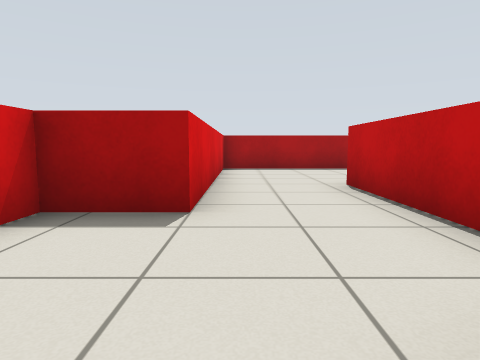
[1] (above)

17 first-person views from a walk through a robot-simulator world made for Gazebo. The camera is 0.65 m above the floor, tilts 6° down and sees 75° across. The floor is counted in squares, 1 m on a side. Each view is taken from the middle of a square. On the plan, view 1 faces up. The plan holds only what a view shows up to about 10 squares ahead; the rest is blank.

[2]
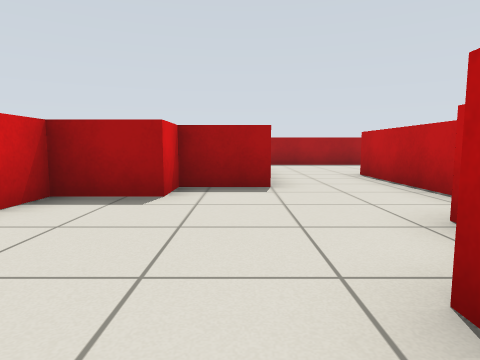

[3]
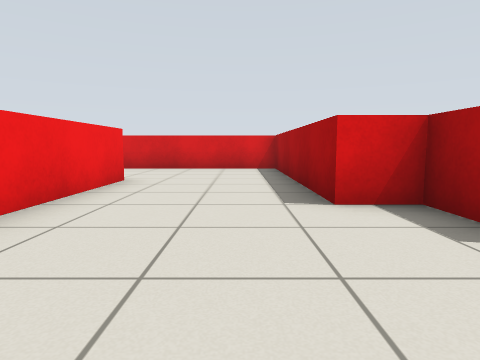

[4]
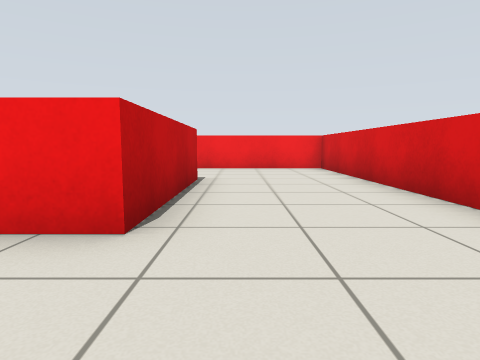

[5]
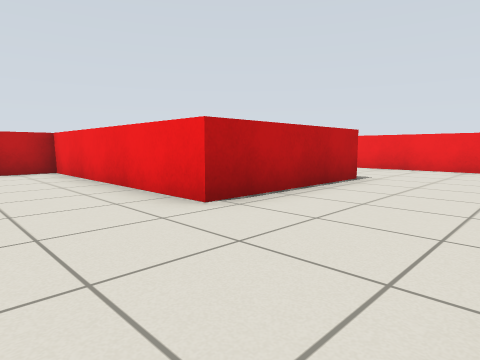

[6]
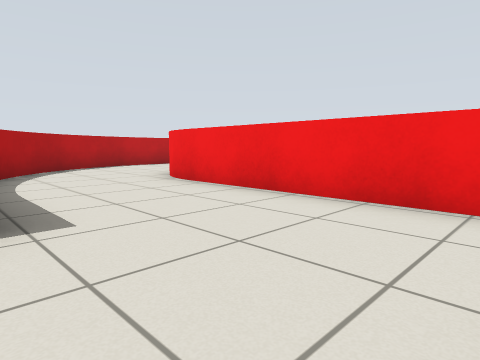

[7]
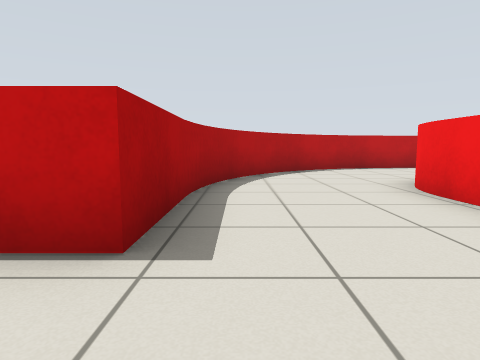

[8]
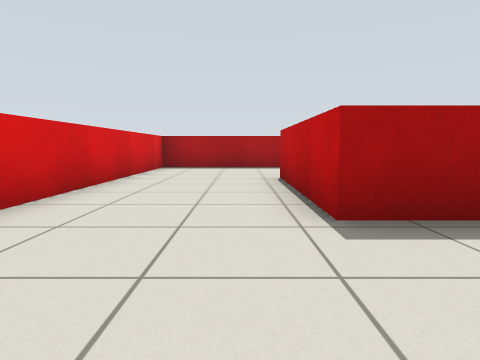

[9]
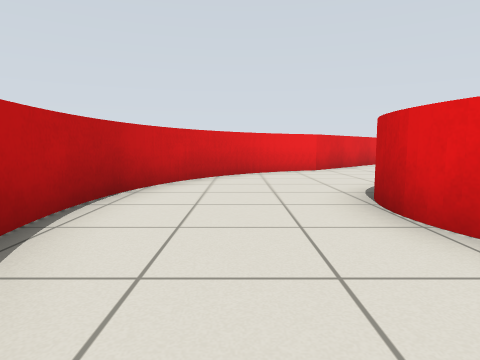

[10]
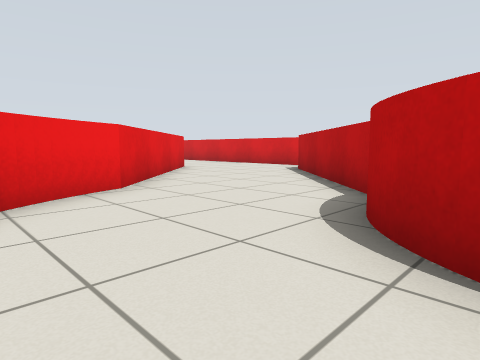

[11]
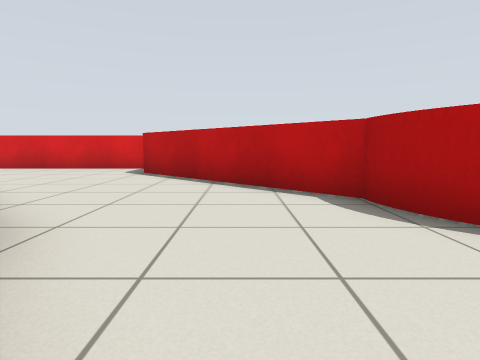

[12]
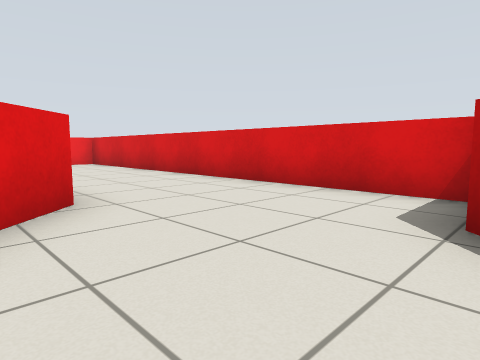

[13]
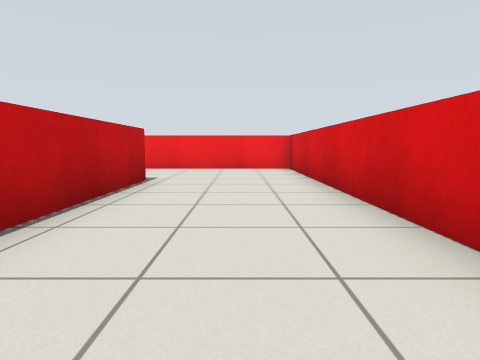

[14]
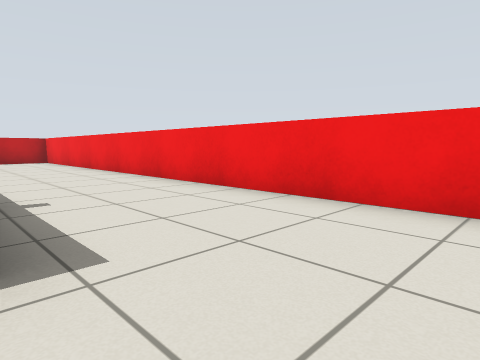

[15]
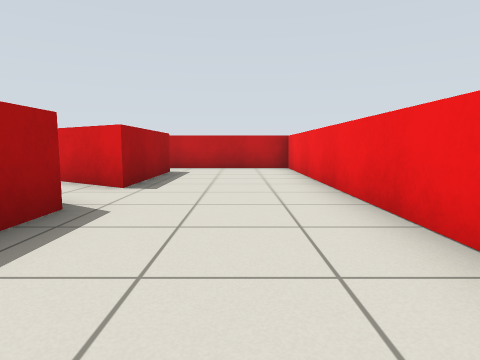

[16]
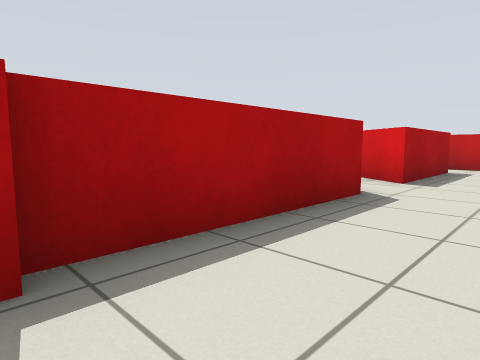

[17]
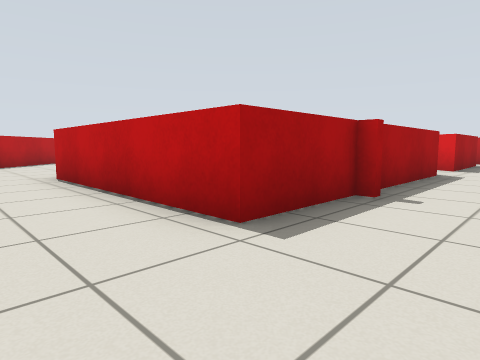

### Floor plan
Points are (right, up) in squares from view 1. A wall is a line through its corners. A room is listed if a view was taken in it or the views show most of it. See-through windows are left out.
Room 1 (views 1, 2, 3, 4, 5, 6, 7, 8, 9)
walls: (-3.4, -6.3) (-6.1, -6.3) (-6.1, -2.3) (-0.1, -2.3) (-0.1, -0.8); (-1.8, -6.7) (-2.5, -6.5) (-3.5, -6.3); (-1.4, -6.9) (-1.9, -6.7); (-0.4, -7.5) (-1.5, -6.9); (1.9, 2.1) (1.9, 5.5); (0.3, -8.2) (-0.5, -7.5); (-3.6, -9.7) (-3.1, -9.8); (1, -9.1) (0.2, -8.1); (-0.5, 6.5) (-0.5, 3.1) (-2, 3.1) (-2, 2.1) (-3.5, 2.1) (-3.5, 1.1) (-9.5, 1.1) (-9.5, -9.6) (-3.8, -9.6)
ways out: opening at (-0.5, -10.5) to room 2; opening at (0.5, 5.5)
Room 2 (views 10, 11, 12, 13, 14, 15, 16, 17)
walls: (-1.3, -17.5) (-0.2, -16.8); (-9.5, -18.6) (-9.5, -30.5) (6.7, -30.5) (6.7, -26.8); (-0.3, -16.8) (0.4, -16.1); (-3.9, -14.4) (-8, -18.5); (0.3, -16.2) (1, -15.3); (-2, -13.5) (-2.4, -13.9) (-3, -14.3); (-3.9, -27.1) (-6.1, -27.1) (-6.1, -21.8) (-2.2, -17.9) (-1.2, -17.4); (0.9, -15.4) (1.3, -14.7); (-1.8, -13.2) (-2.2, -13.8); (1.3, -14.9) (1.5, -14); (1.5, -14.1) (1.7, -13.4) (1.8, -12.7); (0.2, -27.1) (-3.8, -27.1); (-1.6, -11.5) (-1.5, -12); (-1.7, -11.1) (-1.6, -11.6); (1.9, -12.8) (1.9, -11.8); (1.8, -11.8) (1.7, -10.8) (1.5, -10.4); (1.6, -10.4) (1.3, -9.7); (1.3, -9.8) (0.9, -9.1); (5.4, -27.1) (1.9, -27.1)
ways out: opening at (-0.5, -10.5) to room 1

Where each view was taken, in squares from view 1:
view 1: 0 up, 0 right, facing up
view 2: 2 down, 1 left, facing up
view 3: 0 up, 0 right, facing left
view 4: 0 up, 7 left, facing down
view 5: 0 up, 9 left, facing down-right
view 6: 6 down, 9 left, facing down-right
view 7: 7 down, 8 left, facing right
view 8: 9 down, 7 left, facing up
view 9: 9 down, 0 right, facing down
view 10: 13 down, 0 right, facing down-left
view 11: 16 down, 0 right, facing left
view 12: 18 down, 5 left, facing down-left
view 13: 21 down, 8 left, facing down
view 14: 27 down, 8 left, facing down-right
view 15: 29 down, 3 left, facing right
view 16: 29 down, 4 left, facing up-right
view 17: 29 down, 8 left, facing up-right
